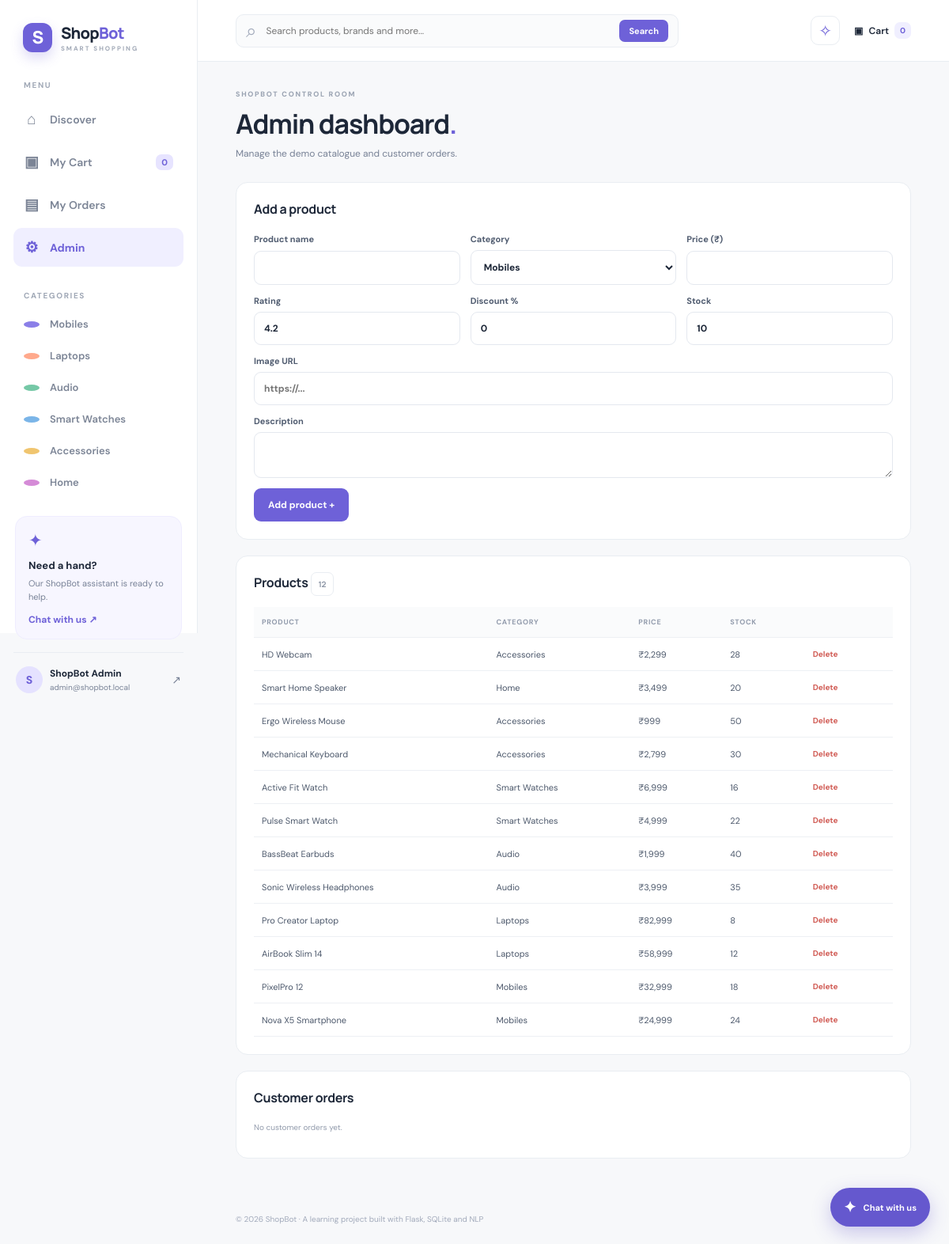
The page /admin (signed in) on the database its author committed.
### tables this page shows
CREATE TABLE users (
        id INTEGER PRIMARY KEY AUTOINCREMENT,
        name TEXT NOT NULL,
        email TEXT UNIQUE NOT NULL,
        password_hash TEXT NOT NULL,
        is_admin INTEGER NOT NULL DEFAULT 0
    );

CREATE TABLE products (
        id INTEGER PRIMARY KEY AUTOINCREMENT,
        name TEXT NOT NULL,
        category TEXT NOT NULL,
        price REAL NOT NULL,
        rating REAL NOT NULL DEFAULT 4.2,
        discount INTEGER NOT NULL DEFAULT 0,
        stock INTEGER NOT NULL DEFAULT 10,
        image TEXT,
        description TEXT DEFAULT ''
    );

### app.py (the view, shortened to what this page needs)
@app.route("/admin", methods=["GET", "POST"])
@admin_required
def admin():
    return render_template("admin.html", products=get_products(), orders=get_all_orders())

### app.py (called while the page is built)
def current_user():
    user_id = session.get("user_id")
    if not user_id:
        return None
    db = get_db()
    return db.execute("SELECT id, name, email, is_admin FROM users WHERE id = ?", (user_id,)).fetchone()

def admin_required(view):
    @wraps(view)
    def wrapped(*args, **kwargs):
        user = current_user()
        if not user or not user["is_admin"]:
            flash("Admin access required.", "warning")
            return redirect(url_for("index"))
        return view(*args, **kwargs)
    return wrapped

@app.context_processor
def inject_globals():
    cart = session.get("cart", {})
    cart_count = sum(int(qty) for qty in cart.values())
    return {"current_user": current_user(), "cart_count": cart_count}

### database.py (called while the page is built)
def get_db():
    if "db" not in g:
        g.db = sqlite3.connect(DB_PATH)
        g.db.row_factory = sqlite3.Row
        g.db.execute("PRAGMA foreign_keys = ON")
    return g.db

def get_products(category=None):
    db = get_db()
    if category:
        return db.execute("SELECT * FROM products WHERE category = ? ORDER BY id DESC", (category,)).fetchall()
    return db.execute("SELECT * FROM products ORDER BY id DESC").fetchall()

def get_all_orders():
    import json
    rows = get_db().execute("""SELECT orders.*, users.email AS user_email
                               FROM orders JOIN users ON users.id=orders.user_id ORDER BY orders.id DESC""").fetchall()
    return [dict(row, items=json.loads(row["items_json"])) for row in rows]

### templates/admin.html (shortened to what this page needs)
{% extends "base.html" %}
{% block content %}
<div class="page-title-row"><div><span class="eyebrow muted-eyebrow">SHOPBOT CONTROL ROOM</span><h1>Admin dashboard<span>.</span></h1><p>Manage the demo catalogue and customer orders.</p></div></div>
<section class="admin-panel card-panel"><h3>Add a product</h3><form method="post" class="admin-product-form"><input type="hidden" name="action" value="add"><label>Product name<input name="name" required></label><label>Category<select name="category">{% for cat in ['Mobiles','Laptops','Audio','Smart Watches','Accessories','Home'] %}<option>{{ cat }}</option>{% endfor %}</select></label><label>Price (₹)<input name="price" type="number" min="1" step="0.01" required></label><label>Rating<input name="rating" type="number" min="0" max="5" step="0.1" value="4.2"></label><label>Discount %<input name="discount" type="number" min="0" max="90" value="0"></label><label>Stock<input name="stock" type="number" min="0" value="10"></label><label class="wide-label">Image URL<input name="image" type="url" placeholder="https://..."></label><label class="wide-label">Description<textarea name="description" rows="2"></textarea></label><button class="btn btn-primary" type="submit">Add product +</button></form></section>
<section class="admin-panel card-panel"><h3>Products <span class="product-count">{{ products|length }}</span></h3><div class="admin-table-wrap"><table class="admin-table"><thead><tr><th>Product</th><th>Category</th><th>Price</th><th>Stock</th><th></th></tr></thead><tbody>{% for p in products %}<tr><td>{{ p['name'] }}</td><td>{{ p['category'] }}</td><td>₹{{ "{:,.0f}".format(p['price']) }}</td><td>{{ p['stock'] }}</td><td><form method="post" onsubmit="return confirm('Delete this product?')"><input type="hidden" name="action" value="delete"><input type="hidden" name="product_id" value="{{ p['id'] }}"><button class="text-danger">Delete</button></form></td></tr>{% endfor %}</tbody></table></div></section>
<section class="admin-panel card-panel"><h3>Customer orders</h3>{% if orders %}<div class="admin-table-wrap"><table class="admin-table"><thead><tr><th>Order</th><th>Customer</th><th>Total</th><th>Status</th><th>Update</th></tr></thead><tbody>{% for o in orders %}<tr><td>#{{ o['id'] }}<small>{{ o['created_at'] }}</small></td><td>{{ o['customer_name'] }}<small>{{ o['user_email'] }}</small></td><td>₹{{ "{:,.0f}".format(o['total']) }}</td><td>{{ o['status'] }}</td><td><form method="post" class="status-form"><input type="hidden" name="action" value="status"><input type="hidden" name="order_id" value="{{ o['id'] }}"><select name="status">{% for status in ['Processing','Shipped','Delivered','Cancelled'] %}<option {% if o['status'] == status %}selected{% endif %}>{{ status }}</option>{% endfor %}</select><button class="small-submit">Save</button></form></td></tr>{% endfor %}</tbody></table></div>{% else %}<p class="hint">No customer orders yet.</p>{% endif %}</section>
{% endblock %}

### templates/base.html (shortened to what this page needs)
<!doctype html>
<html lang="en">
<head>
  <link rel="stylesheet" href="{{ url_for('static', filename='css/style.css') }}">
</head>
<body>
<div class="app-shell">
  <aside class="sidebar" id="sidebar">
    <a class="brand" href="{{ url_for('index') }}"><span class="brand-mark">S</span><span>Shop<span class="brand-accent">Bot</span><small>SMART SHOPPING</small></span></a>
    <div class="side-label">MENU</div>
    <nav class="side-nav">
      <a href="{{ url_for('index') }}" class="{% if request.endpoint in ['index','product_detail'] %}active{% endif %}"><span>⌂</span> Discover</a>
      <a href="{{ url_for('cart') }}" class="{% if request.endpoint == 'cart' %}active{% endif %}"><span>▣</span> My Cart <b class="cart-count">{{ cart_count }}</b></a>
      {% if current_user %}
      <a href="{{ url_for('orders') }}" class="{% if request.endpoint == 'orders' %}active{% endif %}"><span>▤</span> My Orders</a>
      {% endif %}
      {% if current_user and current_user['is_admin'] %}
      <a href="{{ url_for('admin') }}" class="{% if request.endpoint == 'admin' %}active{% endif %}"><span>⚙</span> Admin</a>
      {% endif %}
    </nav>
    <div class="side-label category-label">CATEGORIES</div>
    <nav class="side-nav category-nav">
      {% for cat in ['Mobiles','Laptops','Audio','Smart Watches','Accessories','Home'] %}
      <a href="{{ url_for('index', category=cat) }}" class="{% if selected_category|default('') == cat %}active{% endif %}"><span class="category-dot dot-{{ loop.index }}"></span>{{ cat }}</a>
      {% endfor %}
    </nav>
    <div class="sidebar-bottom">
      <div class="help-card"><div class="help-icon">✦</div><strong>Need a hand?</strong><p>Our ShopBot assistant is ready to help.</p><button type="button" class="help-link" onclick="openChat()">Chat with us ↗</button></div>
      {% if current_user %}
      <div class="user-mini"><div class="avatar">{{ current_user['name'][0]|upper }}</div><div class="user-meta"><strong>{{ current_user['name'] }}</strong><small>{{ current_user['email'] }}</small></div><a title="Sign out" href="{{ url_for('logout') }}">↗</a></div>
      {% else %}
      <a class="signin-side" href="{{ url_for('login') }}">Sign in / Create account →</a>
      {% endif %}
    </div>
  </aside>
  <main class="main-area">
    <header class="topbar">
      <form class="search-form" action="{{ url_for('index') }}" method="get"><span>⌕</span><input name="q" value="{{ query|default('') }}" placeholder="Search products, brands and more..." aria-label="Search products"><button type="submit">Search</button></form>
      <div class="top-actions"><button class="icon-button" onclick="openChat()" title="Chat support">✧</button><a class="cart-top" href="{{ url_for('cart') }}">▣ <span>Cart</span><b>{{ cart_count }}</b></a></div>
    </header>
    <section class="page-content">
      {% block content %}{% endblock %}
    </section>
    <footer class="footer">© 2026 ShopBot · A learning project built with Flask, SQLite and NLP</footer>
  </main>
</div>
<button class="chat-fab" id="chatFab" onclick="openChat()" aria-label="Open ShopBot assistant"><span>✦</span><i>Chat with us</i></button>
</body>
</html>

### rows shown on the page
users: name "S", name "ShopBot Admin", email "admin@shopbot.local"
products: name "HD Webcam", category "Accessories", price "2,299", stock "28"
products: name "Smart Home Speaker", category "Home", price "3,499", stock "20"
products: name "Ergo Wireless Mouse", category "Accessories", price "999", stock "50"
products: name "Mechanical Keyboard", category "Accessories", price "2,799", stock "30"
products: name "Active Fit Watch", category "Smart Watches", price "6,999", stock "16"
products: name "Pulse Smart Watch", category "Smart Watches", price "4,999", stock "22"
products: name "BassBeat Earbuds", category "Audio", price "1,999", stock "40"
products: name "Sonic Wireless Headphones", category "Audio", price "3,999", stock "35"
products: name "Pro Creator Laptop", category "Laptops", price "82,999", stock "8"
products: name "AirBook Slim 14", category "Laptops", price "58,999", stock "12"
products: name "PixelPro 12", category "Mobiles", price "32,999", stock "18"
products: name "Nova X5 Smartphone", category "Mobiles", price "24,999", stock "24"

### other values the page prints
{{ cart_count }} "0"
{{ cat }} "Mobiles" "Laptops" "Audio" "Smart Watches" "Accessories" "Home"
{{ products|length }} "12"
form field category "Mobiles"
